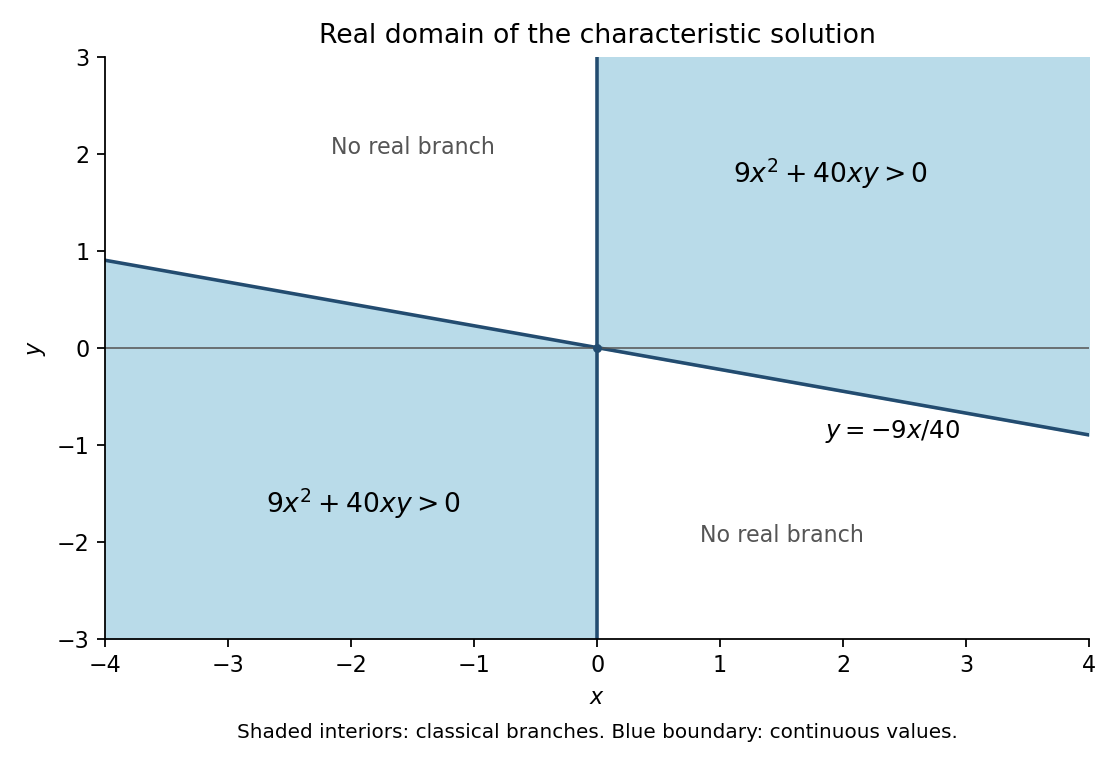

Generate this figure with Python:
"""Generate the characteristic-domain sketch. Python 3.14, numpy, matplotlib.

Writes the matching PNG into the current working directory.
"""
from pathlib import Path
import numpy as np
import matplotlib
matplotlib.use('Agg')
import matplotlib.pyplot as plt

x = np.linspace(-4, 4, 1000)
fig, ax = plt.subplots(figsize=(7.0, 4.8), facecolor='white')
ax.set_facecolor('white')
ax.fill_between(x, -9*x/40, 3, where=x >= 0, color='#b9dbe9')
ax.fill_between(x, -3, -9*x/40, where=x <= 0, color='#b9dbe9')
ax.plot(x, -9*x/40, color='#234c70', linewidth=1.6)
ax.axvline(0, color='#234c70', linewidth=1.6)
ax.axhline(0, color='#555555', linewidth=0.7)
ax.plot([0], [0], 'o', color='#234c70', markersize=3)
ax.text(1.9, 1.7, r'$9x^2+40xy>0$', ha='center', fontsize=12)
ax.text(-1.9, -1.7, r'$9x^2+40xy>0$', ha='center', fontsize=12)
ax.text(1.5, -2.0, 'No real branch', ha='center', fontsize=10, color='#555555')
ax.text(-1.5, 2.0, 'No real branch', ha='center', fontsize=10, color='#555555')
ax.text(2.4, -0.93, r'$y=-9x/40$', ha='center', fontsize=11)
ax.set(xlim=(-4, 4), ylim=(-3, 3), xlabel='$x$', ylabel='$y$')
ax.set_title('Real domain of the characteristic solution')
ax.text(0.5, -0.17, 'Shaded interiors: classical branches. Blue boundary: continuous values.',
        transform=ax.transAxes, ha='center', fontsize=9)
ax.spines[['top', 'right']].set_visible(False)
fig.tight_layout()
fig.savefig(Path('2008-characteristic-domain.png'), dpi=160, facecolor='white')
plt.close(fig)
